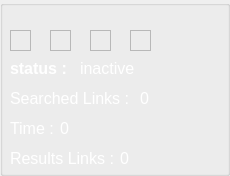
         <widget class="QGroupBox" name="groupBox">
          <property name="autoFillBackground">
           <bool>false</bool>
          </property>
          <property name="title">
           <string/>
          </property>
          <property name="flat">
           <bool>false</bool>
          </property>
          <property name="checkable">
           <bool>false</bool>
          </property>
          <widget class="QLabel" name="status_la">
           <property name="geometry">
            <rect>
             <x>10</x>
             <y>60</y>
             <width>67</width>
             <height>17</height>
            </rect>
           </property>
           <property name="palette">
            <palette>
             <active>
              <colorrole role="WindowText">
               <brush brushstyle="SolidPattern">
                <color alpha="255">
                 <red>255</red>
                 <green>255</green>
                 <blue>255</blue>
                </color>
               </brush>
              </colorrole>
             </active>
             <inactive>
              <colorrole role="WindowText">
               <brush brushstyle="SolidPattern">
                <color alpha="255">
                 <red>255</red>
                 <green>255</green>
                 <blue>255</blue>
                </color>
               </brush>
              </colorrole>
             </inactive>
             <disabled>
              <colorrole role="WindowText">
               <brush brushstyle="SolidPattern">
                <color alpha="255">
                 <red>159</red>
                 <green>158</green>
                 <blue>158</blue>
                </color>
               </brush>
              </colorrole>
             </disabled>
            </palette>
           </property>
           <property name="font">
            <font>
             <pointsize>12</pointsize>
             <weight>75</weight>
             <bold>true</bold>
            </font>
           </property>
           <property name="text">
            <string>status : </string>
           </property>
          </widget>
          <widget class="QLabel" name="resultLinks_la">
           <property name="geometry">
            <rect>
             <x>10</x>
             <y>150</y>
             <width>111</width>
             <height>17</height>
            </rect>
           </property>
           <property name="palette">
            <palette>
             <active>
              <colorrole role="WindowText">
               <brush brushstyle="SolidPattern">
                <color alpha="255">
                 <red>255</red>
                 <green>255</green>
                 <blue>255</blue>
                </color>
               </brush>
              </colorrole>
             </active>
             <inactive>
              <colorrole role="WindowText">
               <brush brushstyle="SolidPattern">
                <color alpha="255">
                 <red>255</red>
                 <green>255</green>
                 <blue>255</blue>
                </color>
               </brush>
              </colorrole>
             </inactive>
             <disabled>
              <colorrole role="WindowText">
               <brush brushstyle="SolidPattern">
                <color alpha="255">
                 <red>159</red>
                 <green>158</green>
                 <blue>158</blue>
                </color>
               </brush>
              </colorrole>
             </disabled>
            </palette>
           </property>
           <property name="font">
            <font>
             <pointsize>12</pointsize>
             <weight>50</weight>
             <bold>false</bold>
            </font>
           </property>
           <property name="text">
            <string>Results Links :</string>
           </property>
          </widget>
          <widget class="QLabel" name="statusVal_la">
           <property name="geometry">
            <rect>
             <x>80</x>
             <y>60</y>
             <width>91</width>
             <height>16</height>
            </rect>
           </property>
           <property name="palette">
            <palette>
             <active>
              <colorrole role="WindowText">
               <brush brushstyle="SolidPattern">
                <color alpha="255">
                 <red>255</red>
                 <green>255</green>
                 <blue>255</blue>
                </color>
               </brush>
              </colorrole>
             </active>
             <inactive>
              <colorrole role="WindowText">
               <brush brushstyle="SolidPattern">
                <color alpha="255">
                 <red>255</red>
                 <green>255</green>
                 <blue>255</blue>
                </color>
               </brush>
              </colorrole>
             </inactive>
             <disabled>
              <colorrole role="WindowText">
               <brush brushstyle="SolidPattern">
                <color alpha="255">
                 <red>159</red>
                 <green>158</green>
                 <blue>158</blue>
                </color>
               </brush>
              </colorrole>
             </disabled>
            </palette>
           </property>
           <property name="font">
            <font>
             <pointsize>12</pointsize>
             <weight>50</weight>
             <bold>false</bold>
            </font>
           </property>
           <property name="text">
            <string>inactive</string>
           </property>
          </widget>
          <widget class="QLabel" name="resultLinksVal_la">
           <property name="geometry">
            <rect>
             <x>120</x>
             <y>150</y>
             <width>61</width>
             <height>17</height>
            </rect>
           </property>
           <property name="palette">
            <palette>
             <active>
              <colorrole role="WindowText">
               <brush brushstyle="SolidPattern">
                <color alpha="255">
                 <red>255</red>
                 <green>255</green>
                 <blue>255</blue>
                </color>
               </brush>
              </colorrole>
             </active>
             <inactive>
              <colorrole role="WindowText">
               <brush brushstyle="SolidPattern">
                <color alpha="255">
                 <red>255</red>
                 <green>255</green>
                 <blue>255</blue>
                </color>
               </brush>
              </colorrole>
             </inactive>
             <disabled>
              <colorrole role="WindowText">
               <brush brushstyle="SolidPattern">
                <color alpha="255">
                 <red>159</red>
                 <green>158</green>
                 <blue>158</blue>
                </color>
               </brush>
              </colorrole>
             </disabled>
            </palette>
           </property>
           <property name="font">
            <font>
             <pointsize>12</pointsize>
             <weight>50</weight>
             <bold>false</bold>
            </font>
           </property>
           <property name="text">
            <string>0</string>
           </property>
          </widget>
          <widget class="QLabel" name="SearchedLinks_la">
           <property name="geometry">
            <rect>
             <x>10</x>
             <y>90</y>
             <width>121</width>
             <height>17</height>
            </rect>
           </property>
           <property name="palette">
            <palette>
             <active>
              <colorrole role="WindowText">
               <brush brushstyle="SolidPattern">
                <color alpha="255">
                 <red>255</red>
                 <green>255</green>
                 <blue>255</blue>
                </color>
               </brush>
              </colorrole>
             </active>
             <inactive>
              <colorrole role="WindowText">
               <brush brushstyle="SolidPattern">
                <color alpha="255">
                 <red>255</red>
                 <green>255</green>
                 <blue>255</blue>
                </color>
               </brush>
              </colorrole>
             </inactive>
             <disabled>
              <colorrole role="WindowText">
               <brush brushstyle="SolidPattern">
                <color alpha="255">
                 <red>159</red>
                 <green>158</green>
                 <blue>158</blue>
                </color>
               </brush>
              </colorrole>
             </disabled>
            </palette>
           </property>
           <property name="font">
            <font>
             <pointsize>12</pointsize>
             <weight>50</weight>
             <bold>false</bold>
            </font>
           </property>
           <property name="text">
            <string>Searched Links :</string>
           </property>
          </widget>
          <widget class="QLabel" name="searchedLinksVal_la">
           <property name="geometry">
            <rect>
             <x>140</x>
             <y>90</y>
             <width>81</width>
             <height>17</height>
            </rect>
           </property>
           <property name="palette">
            <palette>
             <active>
              <colorrole role="WindowText">
               <brush brushstyle="SolidPattern">
                <color alpha="255">
                 <red>255</red>
                 <green>255</green>
                 <blue>255</blue>
                </color>
               </brush>
              </colorrole>
             </active>
             <inactive>
              <colorrole role="WindowText">
               <brush brushstyle="SolidPattern">
                <color alpha="255">
                 <red>255</red>
                 <green>255</green>
                 <blue>255</blue>
                </color>
               </brush>
              </colorrole>
             </inactive>
             <disabled>
              <colorrole role="WindowText">
               <brush brushstyle="SolidPattern">
                <color alpha="255">
                 <red>159</red>
                 <green>158</green>
                 <blue>158</blue>
                </color>
               </brush>
              </colorrole>
             </disabled>
            </palette>
           </property>
           <property name="font">
            <font>
             <pointsize>12</pointsize>
             <weight>50</weight>
             <bold>false</bold>
            </font>
           </property>
           <property name="text">
            <string>0</string>
           </property>
          </widget>
          <widget class="QLabel" name="time_la">
           <property name="geometry">
            <rect>
             <x>10</x>
             <y>120</y>
             <width>51</width>
             <height>17</height>
            </rect>
           </property>
           <property name="palette">
            <palette>
             <active>
              <colorrole role="WindowText">
               <brush brushstyle="SolidPattern">
                <color alpha="255">
                 <red>255</red>
                 <green>255</green>
                 <blue>255</blue>
                </color>
               </brush>
              </colorrole>
             </active>
             <inactive>
              <colorrole role="WindowText">
               <brush brushstyle="SolidPattern">
                <color alpha="255">
                 <red>255</red>
                 <green>255</green>
                 <blue>255</blue>
                </color>
               </brush>
              </colorrole>
             </inactive>
             <disabled>
              <colorrole role="WindowText">
               <brush brushstyle="SolidPattern">
                <color alpha="255">
                 <red>159</red>
                 <green>158</green>
                 <blue>158</blue>
                </color>
               </brush>
              </colorrole>
             </disabled>
            </palette>
           </property>
           <property name="font">
            <font>
             <pointsize>12</pointsize>
             <weight>50</weight>
             <bold>false</bold>
            </font>
           </property>
           <property name="text">
            <string>Time : </string>
           </property>
          </widget>
          <widget class="QLabel" name="timeVal_la">
           <property name="geometry">
            <rect>
             <x>60</x>
             <y>120</y>
             <width>61</width>
             <height>17</height>
            </rect>
           </property>
           <property name="palette">
            <palette>
             <active>
              <colorrole role="WindowText">
               <brush brushstyle="SolidPattern">
                <color alpha="255">
                 <red>255</red>
                 <green>255</green>
                 <blue>255</blue>
                </color>
               </brush>
              </colorrole>
             </active>
             <inactive>
              <colorrole role="WindowText">
               <brush brushstyle="SolidPattern">
                <color alpha="255">
                 <red>255</red>
                 <green>255</green>
                 <blue>255</blue>
                </color>
               </brush>
              </colorrole>
             </inactive>
             <disabled>
              <colorrole role="WindowText">
               <brush brushstyle="SolidPattern">
                <color alpha="255">
                 <red>159</red>
                 <green>158</green>
                 <blue>158</blue>
                </color>
               </brush>
              </colorrole>
             </disabled>
            </palette>
           </property>
           <property name="font">
            <font>
             <pointsize>12</pointsize>
             <weight>50</weight>
             <bold>false</bold>
            </font>
           </property>
           <property name="text">
            <string>0</string>
           </property>
          </widget>
          <widget class="QFrame" name="anim_fr4">
           <property name="geometry">
            <rect>
             <x>10</x>
             <y>30</y>
             <width>21</width>
             <height>21</height>
            </rect>
           </property>
           <property name="frameShape">
            <enum>QFrame::StyledPanel</enum>
           </property>
           <property name="frameShadow">
            <enum>QFrame::Raised</enum>
           </property>
          </widget>
          <widget class="QFrame" name="anim_fr">
           <property name="geometry">
            <rect>
             <x>130</x>
             <y>30</y>
             <width>21</width>
             <height>21</height>
            </rect>
           </property>
           <property name="frameShape">
            <enum>QFrame::StyledPanel</enum>
           </property>
           <property name="frameShadow">
            <enum>QFrame::Raised</enum>
           </property>
          </widget>
          <widget class="QFrame" name="anim_fr3">
           <property name="geometry">
            <rect>
             <x>50</x>
             <y>30</y>
             <width>21</width>
             <height>21</height>
            </rect>
           </property>
           <property name="frameShape">
            <enum>QFrame::StyledPanel</enum>
           </property>
           <property name="frameShadow">
            <enum>QFrame::Raised</enum>
           </property>
          </widget>
          <widget class="QFrame" name="anim_fr2">
           <property name="geometry">
            <rect>
             <x>90</x>
             <y>30</y>
             <width>21</width>
             <height>21</height>
            </rect>
           </property>
           <property name="frameShape">
            <enum>QFrame::StyledPanel</enum>
           </property>
           <property name="frameShadow">
            <enum>QFrame::Raised</enum>
           </property>
          </widget>
         </widget>
